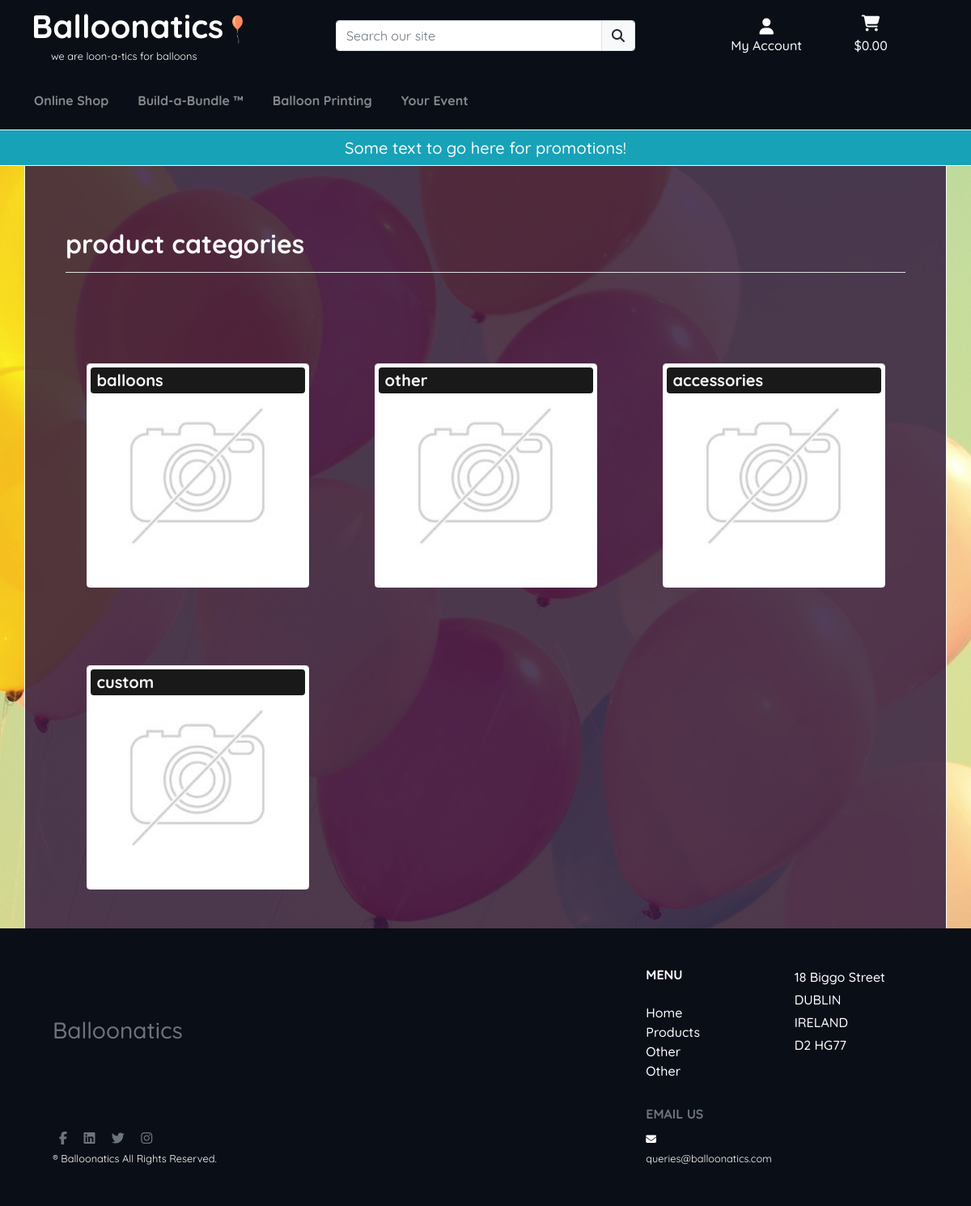
Page /products/categories/ on the committed database.
### products/models.py (models this page shows, shortened)
class Category(models.Model):
    class Meta:
        verbose_name_plural = 'Categories'
    name = models.CharField(max_length=254)
    display_name = models.CharField(max_length=254, null=True, blank=True)
    image = models.ImageField(null=True, blank=True)

### products/views.py (the view)
# urls.py: path('categories/', views.categories, name='categories'),
def categories(request):
    categories = Category.objects.all()
    context = {
        'categories': categories
    }
    return render(request, 'products/categories.html', context)

### cart/contexts.py (called while the page is built, shortened)
def cart_contents(request):
    cart_items = []
    total = 0
    product_count = 0
    delivery = 0.00
    cart = request.session.get('cart', {'products':{},'bundles':{},'custom_prints':{}})
    if total > 0:
        delivery = round((total * Decimal(
            settings.DELIVERY_SURCHARGE)), 2)
    grand_total = Decimal(total) + Decimal(delivery)
    context = {
        'cart_items': cart_items,
        'total': total,
        'grand_total': grand_total,
        'product_count': product_count,
        'delivery': delivery,
    }
    return context

### home/contexts.py (called while the page is built)
def menu_context(request):
    categories = Category.objects.exclude(
        name='custom')
    menu_context = {}
    for c in categories:
        sub_category_pks = []
        matching_sub_categories = Product.objects.filter(
            category__name=c.name).exclude(
                category__name='custom').distinct().values('sub_category')
        for msc in matching_sub_categories:
            for v in msc.values():
                sub_category_pks.append(v)
        sub_categories_q = list(Sub_Category.objects.filter(
            id__in=sub_category_pks).exclude(
                name='custom').values('name'))
        sub_categories = []
        for sc in sub_categories_q:
            for v in sc.values():
                sub_categories.append(v)
        menu_context[c.name] = sub_categories
    return {
            'menu_context': menu_context
        }

def configure_toasts(request):
    if 'toast_autohide' in request.POST:
        toast_autohide = request.POST['toast_autohide']
    else:
        toast_autohide = settings.TOAST_AUTOHIDE
    if 'toast_delay' in request.POST:
        toast_delay = request.POST['toast_delay']
    else:
        toast_delay = settings.TOAST_DELAY
    return {
        'toast_delay': toast_delay,
        'toast_autohide': toast_autohide
    }

### products/templates/products/categories.html
{% extends 'base.html' %}
{% load static %}
{% block content %}
    <div class="container bg-container-dark text-light">
        <div class="row">
            <div class="col text-center text-lg-left my-5">
                <h2><strong>product categories</strong></h2>
                <hr class="bg-light">
            </div>
        </div>
        <div class="row">
                {% for category in categories %}
                    {% include './includes/card.html' with result=category cntxt='categories' %}
                {% endfor %}
        </div>
    </div>
{% endblock %}

### products/templates/products/includes/card.html (shortened to what this page needs)
<div class="col-12 col-md-6 col-lg-4">
    <div class="card bg-dark text-light product-card border border-light my-2 my-lg-5">
        <a href="{% if cntxt == 'categories' %}{% url 'sub_categories' %}?category={{ result.name }}{% elif cntxt == 'sub_categories' %}{% url 'products' %}?sub_category={{ result.name }}{% else %}{% url 'product_detail' result.id %}{% endif %}" class="text-dark">
            {% if result.image %}
                <img src="{{ result.image.url }}" class="card-img-top img-fluid" alt="{{ result.name }}">
            {% else %}
                <img src="{{MEDIA_URL}}noimage.png" class="card-img-top img-fluid" alt="{{ result.name }}">
            {% endif %}
            <div class="card-img-overlay">
                <div style="background-color: rgba(0, 0, 0, 0.9)" class="pl-2 py-1 rounded-3">
                    <h5 class="card-title mb-0 text-light"><strong>{{ result.name }}</strong></h5>
                </div>
            </div>
        </a>
    </div>
</div>

### static/css/style.css (style rules this page uses)
html { height: 100%; }
body { background: url('/media/balloons-bg.jpg') no-repeat center center fixed; background-size: cover; height: calc(100vh - 164px); color: #fff; font-family: 'Quicksand', sans-serif; font-weight: 500; z-index: -10; min-height: 90vh; }
.bg-container-dark { background-color: rgba(52,28,64,0.85); background-attachment: fixed; background-size: cover; height: 100%; width: 100%; z-index: -9; min-height: 90vh; border-left: 1pt solid #f8f9fa; border-right: 1pt solid #f8f9fa; margin-top: -50px; padding-top: 50px; padding-left: 50px; padding-right: 50px; }
.product-card { width: 275px; margin: 5px auto; }
a { color: inherit; }
img.card-img-top { height: 275px; width: 275px; }
.card-img-overlay { padding: 0.25rem; }
.rounded-3 { border-radius: 0.25rem; }

### rows in the picture
Category: name "balloons"
Category: name "other"
Category: name "accessories"
Category: name "custom"
